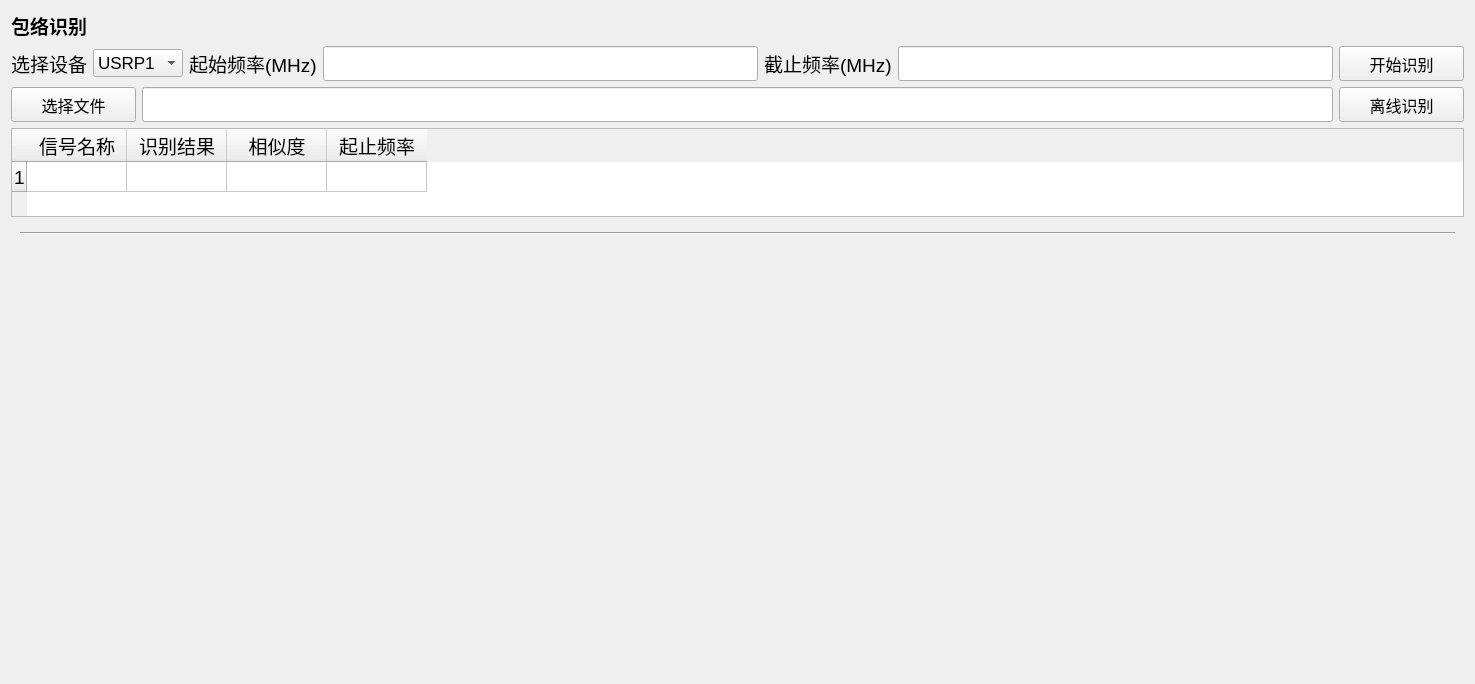
          <widget class="QWidget" name="scrollAreaWidgetContents_2">
           <property name="geometry">
            <rect>
             <x>0</x>
             <y>0</y>
             <width>1475</width>
             <height>684</height>
            </rect>
           </property>
           <layout class="QVBoxLayout" name="verticalLayout_9">
            <item>
             <widget class="QLabel" name="label_32">
              <property name="maximumSize">
               <size>
                <width>16777215</width>
                <height>16777215</height>
               </size>
              </property>
              <property name="font">
               <font>
                <family>宋体</family>
                <pointsize>14</pointsize>
                <weight>75</weight>
                <bold>true</bold>
               </font>
              </property>
              <property name="layoutDirection">
               <enum>Qt::RightToLeft</enum>
              </property>
              <property name="text">
               <string>包络识别</string>
              </property>
             </widget>
            </item>
            <item>
             <layout class="QHBoxLayout" name="horizontalLayout_7">
              <item>
               <widget class="QLabel" name="label_11">
                <property name="font">
                 <font>
                  <pointsize>14</pointsize>
                 </font>
                </property>
                <property name="text">
                 <string>选择设备</string>
                </property>
               </widget>
              </item>
              <item>
               <widget class="QComboBox" name="comboBox_4">
                <property name="minimumSize">
                 <size>
                  <width>90</width>
                  <height>0</height>
                 </size>
                </property>
                <property name="font">
                 <font>
                  <pointsize>13</pointsize>
                 </font>
                </property>
                <item>
                 <property name="text">
                  <string>USRP1</string>
                 </property>
                </item>
                <item>
                 <property name="text">
                  <string>USRP2</string>
                 </property>
                </item>
                <item>
                 <property name="text">
                  <string>USRP3</string>
                 </property>
                </item>
                <item>
                 <property name="text">
                  <string>USRP4</string>
                 </property>
                </item>
                <item>
                 <property name="text">
                  <string>3900A</string>
                 </property>
                </item>
               </widget>
              </item>
              <item>
               <widget class="QLabel" name="label_12">
                <property name="font">
                 <font>
                  <pointsize>14</pointsize>
                 </font>
                </property>
                <property name="text">
                 <string>起始频率(MHz)</string>
                </property>
               </widget>
              </item>
              <item>
               <widget class="QLineEdit" name="lineEdit_10">
                <property name="minimumSize">
                 <size>
                  <width>0</width>
                  <height>35</height>
                 </size>
                </property>
                <property name="font">
                 <font>
                  <family>Times New Roman</family>
                  <pointsize>14</pointsize>
                  <weight>75</weight>
                  <bold>true</bold>
                 </font>
                </property>
               </widget>
              </item>
              <item>
               <widget class="QLabel" name="label_13">
                <property name="font">
                 <font>
                  <pointsize>14</pointsize>
                 </font>
                </property>
                <property name="text">
                 <string>截止频率(MHz)</string>
                </property>
               </widget>
              </item>
              <item>
               <widget class="QLineEdit" name="lineEdit_11">
                <property name="minimumSize">
                 <size>
                  <width>0</width>
                  <height>35</height>
                 </size>
                </property>
                <property name="font">
                 <font>
                  <family>Times New Roman</family>
                  <pointsize>14</pointsize>
                  <weight>75</weight>
                  <bold>true</bold>
                 </font>
                </property>
               </widget>
              </item>
              <item>
               <widget class="QPushButton" name="pushButton_12">
                <property name="sizePolicy">
                 <sizepolicy hsizetype="Minimum" vsizetype="Fixed">
                  <horstretch>0</horstretch>
                  <verstretch>0</verstretch>
                 </sizepolicy>
                </property>
                <property name="minimumSize">
                 <size>
                  <width>125</width>
                  <height>35</height>
                 </size>
                </property>
                <property name="font">
                 <font>
                  <pointsize>12</pointsize>
                 </font>
                </property>
                <property name="cursor">
                 <cursorShape>PointingHandCursor</cursorShape>
                </property>
                <property name="text">
                 <string>开始识别</string>
                </property>
               </widget>
              </item>
             </layout>
            </item>
            <item>
             <layout class="QHBoxLayout" name="horizontalLayout_6">
              <item>
               <widget class="QPushButton" name="pushButton_10">
                <property name="sizePolicy">
                 <sizepolicy hsizetype="Minimum" vsizetype="Fixed">
                  <horstretch>0</horstretch>
                  <verstretch>0</verstretch>
                 </sizepolicy>
                </property>
                <property name="minimumSize">
                 <size>
                  <width>125</width>
                  <height>35</height>
                 </size>
                </property>
                <property name="font">
                 <font>
                  <pointsize>12</pointsize>
                 </font>
                </property>
                <property name="cursor">
                 <cursorShape>PointingHandCursor</cursorShape>
                </property>
                <property name="text">
                 <string>选择文件</string>
                </property>
               </widget>
              </item>
              <item>
               <widget class="QLineEdit" name="lineEdit_9">
                <property name="minimumSize">
                 <size>
                  <width>0</width>
                  <height>35</height>
                 </size>
                </property>
                <property name="font">
                 <font>
                  <family>Times New Roman</family>
                  <pointsize>14</pointsize>
                  <weight>75</weight>
                  <bold>true</bold>
                 </font>
                </property>
               </widget>
              </item>
              <item>
               <widget class="QPushButton" name="pushButton_11">
                <property name="sizePolicy">
                 <sizepolicy hsizetype="Minimum" vsizetype="Fixed">
                  <horstretch>0</horstretch>
                  <verstretch>0</verstretch>
                 </sizepolicy>
                </property>
                <property name="minimumSize">
                 <size>
                  <width>125</width>
                  <height>35</height>
                 </size>
                </property>
                <property name="font">
                 <font>
                  <pointsize>12</pointsize>
                 </font>
                </property>
                <property name="cursor">
                 <cursorShape>PointingHandCursor</cursorShape>
                </property>
                <property name="text">
                 <string>离线识别</string>
                </property>
               </widget>
              </item>
             </layout>
            </item>
            <item>
             <widget class="QTableWidget" name="tableWidget_7">
              <property name="maximumSize">
               <size>
                <width>16777215</width>
                <height>96</height>
               </size>
              </property>
              <property name="font">
               <font>
                <pointsize>12</pointsize>
               </font>
              </property>
              <row>
               <property name="text">
                <string>1</string>
               </property>
               <property name="font">
                <font>
                 <pointsize>14</pointsize>
                </font>
               </property>
              </row>
              <column>
               <property name="text">
                <string>信号名称</string>
               </property>
               <property name="font">
                <font>
                 <pointsize>14</pointsize>
                 <weight>50</weight>
                 <bold>false</bold>
                </font>
               </property>
              </column>
              <column>
               <property name="text">
                <string>识别结果</string>
               </property>
               <property name="font">
                <font>
                 <pointsize>14</pointsize>
                 <weight>50</weight>
                 <bold>false</bold>
                </font>
               </property>
              </column>
              <column>
               <property name="text">
                <string>相似度</string>
               </property>
               <property name="font">
                <font>
                 <pointsize>14</pointsize>
                </font>
               </property>
              </column>
              <column>
               <property name="text">
                <string>起止频率</string>
               </property>
               <property name="font">
                <font>
                 <pointsize>14</pointsize>
                </font>
               </property>
              </column>
              <item row="0" column="1">
               <property name="text">
                <string/>
               </property>
              </item>
             </widget>
            </item>
            <item>
             <widget class="QWidget" name="widget_7" native="true">
              <property name="minimumSize">
               <size>
                <width>0</width>
                <height>450</height>
               </size>
              </property>
              <layout class="QVBoxLayout" name="verticalLayout_11">
               <item>
                <layout class="QVBoxLayout" name="verticalLayout_22">
                 <item>
                  <widget class="Line" name="line_19">
                   <property name="orientation">
                    <enum>Qt::Horizontal</enum>
                   </property>
                  </widget>
                 </item>
                 <item>
                  <spacer name="verticalSpacer_13">
                   <property name="orientation">
                    <enum>Qt::Vertical</enum>
                   </property>
                   <property name="sizeHint" stdset="0">
                    <size>
                     <width>20</width>
                     <height>40</height>
                    </size>
                   </property>
                  </spacer>
                 </item>
                </layout>
               </item>
              </layout>
             </widget>
            </item>
           </layout>
          </widget>
